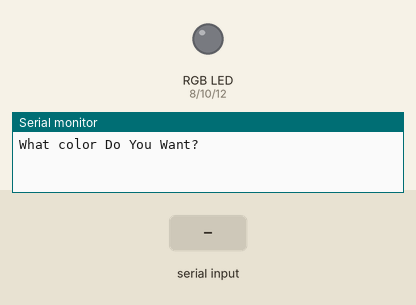
A sketch run on a simulated Arduino Uno, built with avr-gcc and run on an emulated ATmega328P. On the bench: an RGB LED mixed from three pins (HIGH = lit), the last lines printed to the serial monitor. Inputs (shaded band) come from the test bench.

Above: at 1.2 s.
1.3 s: "red" received over Serial
At 3.4 s:
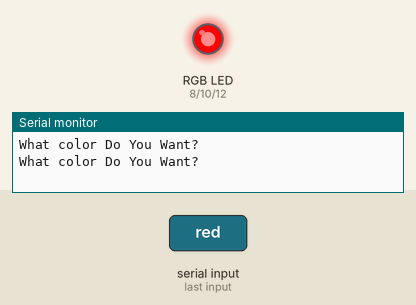
3.8 s: "green" received over Serial
At 5.3 s:
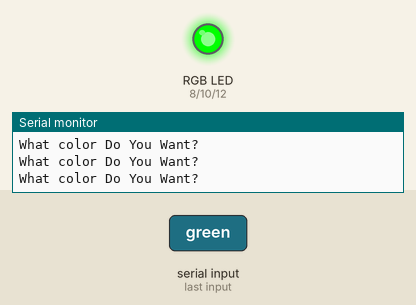
6.3 s: "blue" received over Serial
At 8.3 s:
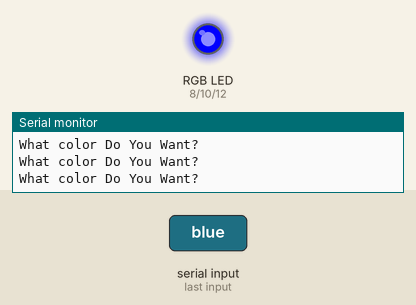
8.7 s: "Red" received over Serial
At 10.2 s:
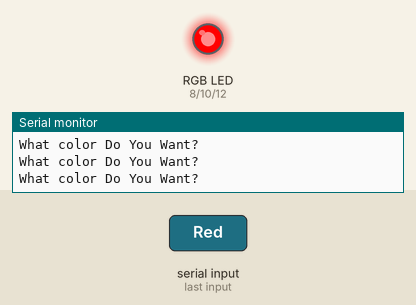
11.1 s: "Green" received over Serial
At 13.2 s:
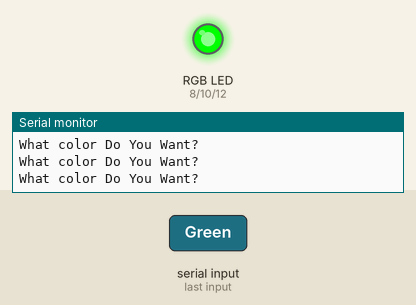
Timing chart, 0 to 14.6 s (numbered marks = the images above; inputs shaded):
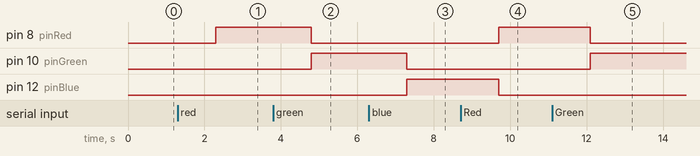

The sketch:

choose_rgb_color.ino
```cpp
int pinRed=8;
int pinGreen=10;
int pinBlue=12;
String myColor;
String msg1="What color Do You Want?";
void setup() {
  // put your setup code here, to run once:
Serial.begin(115200);
pinMode(pinRed, OUTPUT);
pinMode(pinGreen, OUTPUT);
pinMode(pinBlue, OUTPUT);
}

void loop() {
  // put your main code here, to run repeatedly:
Serial.println(msg1);
while(Serial.available()==0){

}
myColor=Serial.readString();

if (myColor=="red"||myColor=="Red"){
  digitalWrite(pinRed, HIGH);
  digitalWrite(pinGreen, LOW);
  digitalWrite(pinBlue, LOW);
}
if (myColor=="green"||myColor=="Green"){
  digitalWrite(pinRed, LOW);
  digitalWrite(pinGreen, HIGH);
  digitalWrite(pinBlue, LOW);
}
if (myColor=="blue"||myColor=="Blue"){
  digitalWrite(pinRed, LOW);
  digitalWrite(pinGreen, LOW);
  digitalWrite(pinBlue, HIGH);
}
if (myColor=="off"||myColor=="Off"){
  digitalWrite(pinRed, LOW);
  digitalWrite(pinGreen, LOW);
  digitalWrite(pinBlue, LOW);
}

if (myColor=="magenta"||myColor=="Magenta"){
  analogWrite(pinRed, 255);
  analogWrite(pinGreen, 0);
  analogWrite(pinBlue, 255);
}
if (myColor=="yellow"||myColor=="Yellow"){
  analogWrite(pinRed, 130);
  analogWrite(pinGreen, 50);
  analogWrite(pinBlue, 0);
}
if (myColor=="cyan"||myColor=="Cyan"){
  analogWrite(pinRed, 0);
  analogWrite(pinGreen, 100);
  analogWrite(pinBlue, 255);
}
if (myColor=="orange"||myColor=="Orange"){
  analogWrite(pinRed, 170);
  analogWrite(pinGreen, 20);
  analogWrite(pinBlue, 0);
}
if (myColor=="fuxia"||myColor=="Fuxia"){
  analogWrite(pinRed, 255);
  analogWrite(pinGreen, 0);
  analogWrite(pinBlue, 150);
}
}
```

Measured:
- after the input at 1.3 s, pin 8 (pinRed): LOW → HIGH after 1.0 s
- after the input at 3.8 s, pin 8 (pinRed): HIGH → LOW after 1.0 s; pin 10 (pinGreen): LOW → HIGH after 1.0 s
- after the input at 6.3 s, pin 10 (pinGreen): HIGH → LOW after 1.0 s; pin 12 (pinBlue): LOW → HIGH after 1.0 s
- after the input at 8.7 s, pin 8 (pinRed): LOW → HIGH after 1.0 s; pin 12 (pinBlue): HIGH → LOW after 1.0 s
- after the input at 11.1 s, pin 8 (pinRed): HIGH → LOW after 1.0 s; pin 10 (pinGreen): LOW → HIGH after 1.0 s
